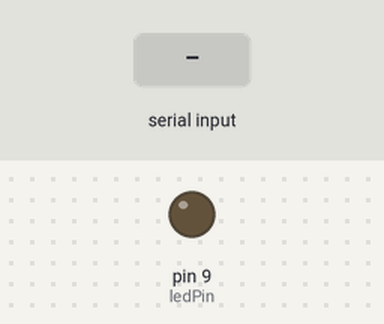
A sketch run on a simulated Arduino Uno, built with avr-gcc and run on an emulated ATmega328P. Parts: output pins drawn as LEDs (lit = HIGH). The test bench sets the inputs (shaded band).

Above: at 1.2 s.
1.3 s: "1" received over the second serial link
At 1.6 s:
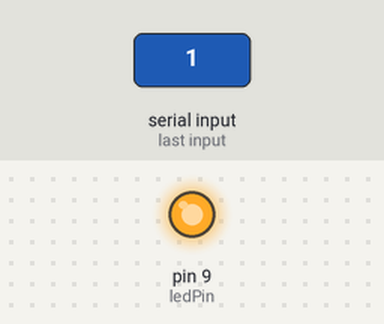
Timing chart, 0 to 4.3 s (numbered marks = the images above; inputs shaded):
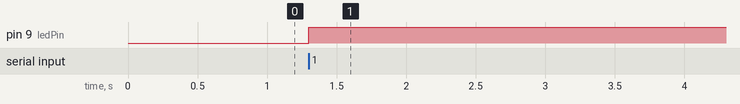

The sketch:

bluetooth.ino
```cpp
#include <SoftwareSerial.h>
SoftwareSerial bluetooth(10, 11); // RX, TX
const int ledPin = 9;
void setup() {
 pinMode(ledPin, OUTPUT);
 bluetooth.begin(38400);
}
void loop() {
 if (bluetooth.available() > 0) {
 char command = bluetooth.read();

 if (command == '1') {
 digitalWrite(ledPin, !digitalRead(ledPin));
 }
 }
}
```

Measured:
- after the input at 1.3 s, pin 9 (ledPin): LOW → HIGH at once
